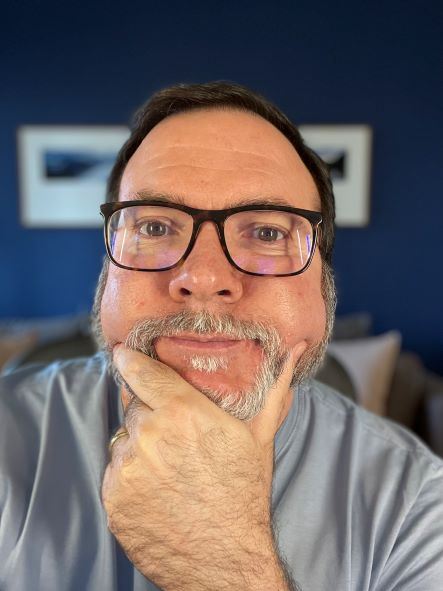
#> input picture img/Selfie-202207-avatar.jpg, 443 x 591 px, found by its file name
$ python Photo-to-cartoon.py
#> lines starting #> are read from the running program, lines starting #| are printed output that depends on the picture; after the words box and inside, x2 and y2 are one past the last pixel; in counts of white or black regions, pixels touching at a corner belong together
import cv2
import numpy as np

img_path = 'D:\Dev\Photos\img\Selfie-202207-avatar.jpg'

def read_file(filename):
  img = cv2.imread(filename)
#> img is the input picture: shape (591, 443, 3); mean B, G, R 101.1, 101.8, 113.6
  return img

def show_photo(img, window_name):
    cv2.imshow(window_name, img)
    # Waits for user to press any key. This is necessary to avoid Python kernel form crashing.
    cv2.waitKey(0)
    # Closing all open windows
    cv2.destroyAllWindows()

def edge_mask(img, line_size, blur_value):
    # A cartoon effect emphasizes the thickness of the edge in an image. To do that, we transform the image in grayscale, reduce the noise and define the line size of the edge.
#> called with line_size = 9, blur_value = 9
    gray = cv2.cvtColor(img, cv2.COLOR_BGR2GRAY)
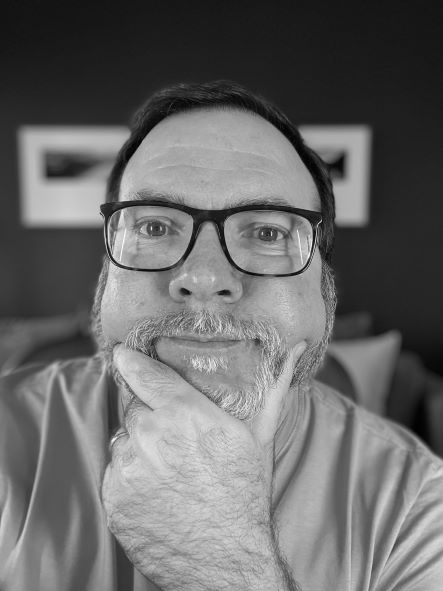
#> gray: shape (591, 443); min 0, max 248, mean 105.3
    gray_blur = cv2.medianBlur(gray, blur_value)
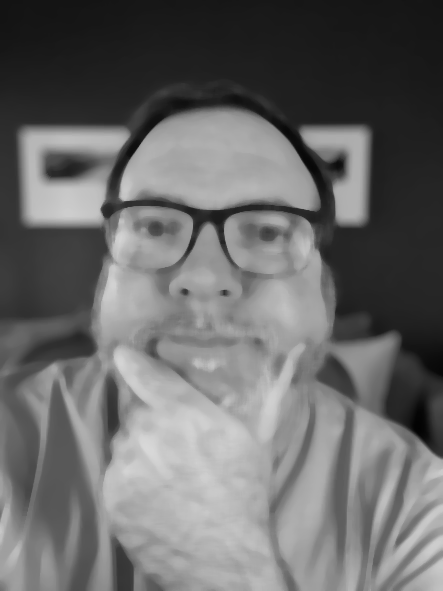
#> gray_blur: shape (591, 443); min 2, max 216, mean 105.4
    edges = cv2.adaptiveThreshold(gray_blur, 255, cv2.ADAPTIVE_THRESH_MEAN_C, cv2.THRESH_BINARY, line_size, blur_value)
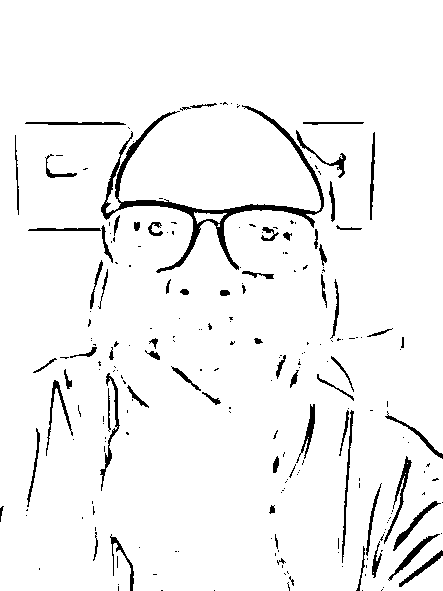
#> edges: shape (591, 443); 95.4% white; 229 black regions (161 under 20 px), largest, box (x1, y1, x2, y2) and area: (101, 105, 324, 273) 3294, (100, 373, 120, 491) 391, (384, 456, 412, 544) 386
    return edges

def color_quantization(img, k):
    # Transform the image
#> called with k = 12
    data = np.float32(img).reshape((-1, 3))

    # Determine criteria
    criteria = (cv2.TERM_CRITERIA_EPS + cv2.TERM_CRITERIA_MAX_ITER, 20, 0.001)

    # Implementing K-Means
    ret, label, center = cv2.kmeans(data, k, None, criteria, 10, cv2.KMEANS_RANDOM_CENTERS)
#> ret = 84560141.9; center = [[56.41, 31.57, 16.23], [200.8, 193.7, 182.2], [115.3, 151.6, 216.4], [143.6, 182.4, 229.5], [164.5, 161.9, 157], [97.39, 126.2, 187.3], [55.82, 56.88, 62.42], [17.73, 24.61, 37.85], [133.9, 129.2, 125.9], [75.27, 94.95, 137.9], [102.2, 93.4, 89.14], [110, 63.45, 28.95]]
    center = np.uint8(center)
#> center = [[56, 31, 16], [200, 193, 182], [115, 151, 216], [143, 182, 229], [164, 161, 156], [97, 126, 187], [55, 56, 62], [17, 24, 37], [133, 129, 125], [75, 94, 137], [102, 93, 89], [109, 63, 28]]
    result = center[label.flatten()]
    result = result.reshape(img.shape)
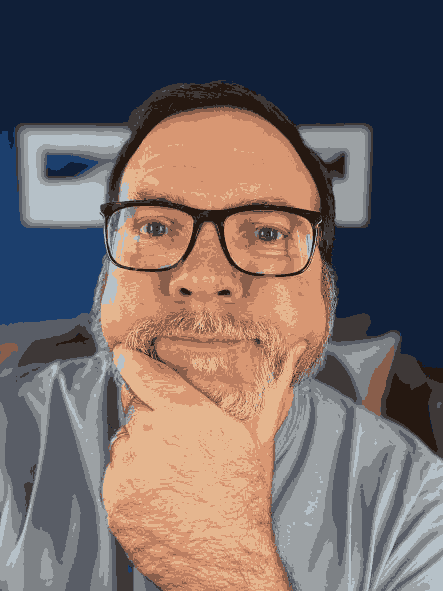
#> result: shape (591, 443, 3); mean B, G, R 100.6, 101.3, 113.1
    return result

# Upload and show the original photo
orig_photo = read_file(img_path)
show_photo(orig_photo, 'Foto Original')

# Create edge mask and show edges
line_size = 9
blur_value = 9
edges = edge_mask(orig_photo, line_size, blur_value)
show_photo(edges, 'Mascara de Contorno')

# Redude the collor palette.
total_color = 12
quant_photo = color_quantization(orig_photo, total_color)
show_photo(quant_photo, 'Foto Simplificada')

# Billateral filter to reduce the noise in the image. It gives a bit blurred and sharpness-reducing effect to the image.
#    d — Diameter of each pixel neighborhood
#    sigmaColor — A larger value of the parameter means larger areas of semi-equal color.
#    sigmaSpace –A larger value of the parameter means that farther pixels will influence each other as long as their colors are close enough.
blurred_photo = cv2.bilateralFilter(quant_photo, d=5, sigmaColor=200,sigmaSpace=200)
show_photo(blurred_photo, 'Foto Desfocada')

# Cartoon is the combination of the edgde mask and the blurred photo.
cartoon = cv2.bitwise_and(blurred_photo, blurred_photo, mask=edges)
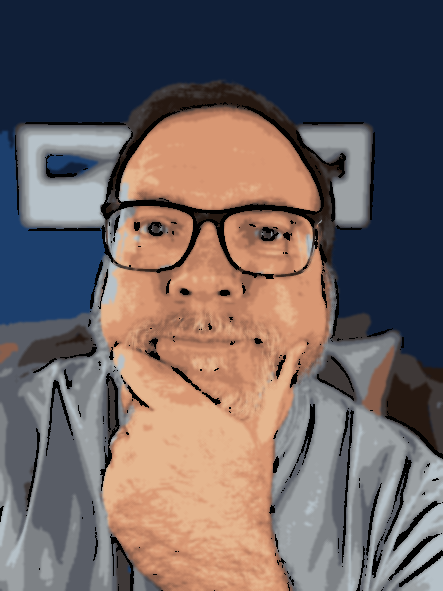
#> cartoon: shape (591, 443, 3); mean B, G, R 97.2, 98, 109.4
show_photo(cartoon, "Cartoon")
cv2.imwrite('D:\Dev\Photos\img\Rei-Cartoon.jpg', cartoon)
